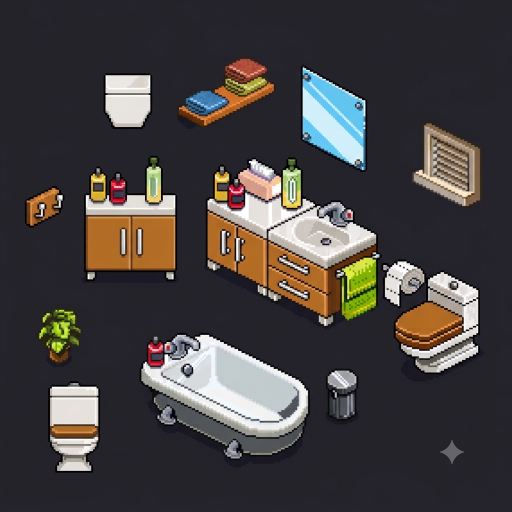
#> input picture client/assets-src/sheets/bathroom-sheet-1.png, 1024 x 1024 px (shown at 1/2 size)
$ python cut_bathroom.py
#> lines starting #> are read from the running program, lines starting #| are printed output that depends on the picture; after the words box and inside, x2 and y2 are one past the last pixel; in counts of white or black regions, pixels touching at a corner belong together
"""Cut the bathroom pieces from the two bathroom sheets.

    .venv-art/bin/python cut_bathroom.py   # needs Pillow, NumPy, SciPy

Unlike the furniture sheets these have a dark background (sheet 1 ~RGB
36,35,42; sheet 2 ~RGB 44,48,51) instead of transparency, so the background
is separated by colour distance instead of alpha. The black drop shadows
under the pieces never make it into the sprites: only the biggest
colour-distinct blob in each box is kept (like cut_furniture.py), and the
<=2px shadow remnants below a base average away when the crop is
downscaled. CUTS maps (sheet, name) -> (box, H, target) where H is the
on-screen height and target only picks the preview row; every piece goes
to public/assets/decor/bathroom/.
The sprite is pixelated to match the existing furniture: downscaled to
H/2 px tall, palette reduced to 20 colours, 1px dark outline, blown back
up x4 (saved at 2x display height).

Sheet 2's wall pieces grow beside the ✦ watermark, but none of them touch it.

Also writes ../sheets/bathroom-preview-2.png: the 6 new pieces on a
neutral grey, 3x, labelled (wall row top-aligned).
"""
import os

import numpy as np
from PIL import Image, ImageDraw
from scipy import ndimage as ndi

HERE = os.path.dirname(os.path.abspath(__file__))
OUT_FLOOR = os.path.join(HERE, "../../public/assets/decor/bathroom")
OUT_WALL = OUT_FLOOR
PREVIEW = os.path.join(HERE, "../sheets/bathroom-preview-2.png")
DIST_MIN = 28
OUTLINE = (61, 44, 41)

# sheet key -> (path, background colour)
SHEETS = {
    "1": (os.path.join(HERE, "../sheets/bathroom-sheet-1.png"), np.array([36, 35, 42])),
    "2": (os.path.join(HERE, "../sheets/bathroom-sheet-2.png"), np.array([44, 48, 51])),
}

# (sheet, name) -> ((left, top, right, bottom), on-screen height H, "bathroom"|"wall")
CUTS = [
    # sheet 1: the original 4 head-on pieces (unchanged)
    ("1", "cabinet_bottles", (170, 312, 352, 562), 100, "bathroom"),
    ("1", "hook_rack", (50, 372, 128, 455), 48, "wall"),
    ("1", "toilet_front", (96, 765, 200, 945), 74, "bathroom"),
    ("1", "trash_can", (652, 738, 716, 840), 46, "bathroom"),
    # sheet 2 wall
    ("2", "mirror_framed", (476, 93, 553, 197), 52, "wall"),
    ("2", "wall_lamp", (462, 12, 567, 88), 38, "wall"),
    ("2", "towel_rail", (584, 52, 722, 127), 38, "wall"),
    ("2", "towel_hook", (578, 148, 652, 216), 34, "wall"),
    ("2", "towel_shelf_wood", (740, 35, 870, 135), 50, "wall"),
    ("2", "water_heater", (920, 72, 997, 208), 68, "wall"),
]


def cut(sheet, box, bg):
    """Crop the box (+4px margin) and keep only the biggest blob, tightly trimmed."""
    left, top, right, bottom = box
    im = sheet.crop((left - 4, top - 4, right + 4, bottom + 4))
    a = np.asarray(im).copy()
    rgb = a[..., :3].astype(int)
    solid = np.sqrt(((rgb - bg) ** 2).sum(-1)) > DIST_MIN
    # Join the parts of one piece (thin gaps), then keep the biggest blob.
    joined = ndi.binary_fill_holes(ndi.binary_closing(solid, iterations=3))
    lab, n = ndi.label(joined)
    if n == 0:
        raise ValueError(f"nothing in {box}")
    sizes = ndi.sum(joined, lab, range(1, n + 1))
    keep = lab == (int(np.argmax(sizes)) + 1)
    out = a.copy()
    out[..., 3] = np.where(keep, 255, 0)
    out[~keep, :3] = 0
    ys, xs = np.nonzero(out[..., 3] > 8)
    out = out[ys.min() : ys.max() + 1, xs.min() : xs.max() + 1]
    return Image.fromarray(out)


def pixelize(img, h_display):
    """Match the existing furniture's look: H/2 px tall, 20 colours, outline, x4 upscale."""
    ph = h_display // 2
    w = round(img.width * ph / img.height)
    small = img.resize((w, ph), Image.LANCZOS)
    a = np.asarray(small)
    mask = a[..., 3] > 110
    rgb = np.asarray(
        Image.fromarray(np.ascontiguousarray(a[..., :3]))
        .quantize(20, method=Image.Quantize.MEDIANCUT, dither=Image.Dither.NONE)
        .convert("RGB")
    )
    # Pad 1px, then paint every pixel just outside the sprite with the outline colour.
    out = np.zeros((ph + 2, w + 2, 4), dtype=np.uint8)
    out[1:-1, 1:-1, :3] = rgb
    solid = np.zeros((ph + 2, w + 2), dtype=bool)
    solid[1:-1, 1:-1] = mask
    ring = ndi.binary_dilation(solid) & ~solid
    out[ring, :3] = OUTLINE
    keep = solid | ring
    out[..., 3] = np.where(keep, 255, 0)
    out[~keep, :3] = 0
    return Image.fromarray(out).resize(((w + 2) * 4, (ph + 2) * 4), Image.NEAREST)


FLOOR_PNGS = []
WALL_PNGS = [
    "mirror_framed", "wall_lamp", "towel_rail", "towel_hook",
    "towel_shelf_wood", "water_heater",
]


def preview():
    """The 6 new pieces at their pixel-grid size x3 on flat grey, with labels."""
    scale, pad, label_h = 3, 14, 10
    rows = []
    for names, folder, align in ((FLOOR_PNGS, "bathroom", "bottom"), (WALL_PNGS, "wall", "top")):
        if not names:
            continue
        imgs = []
        for n in names:
            im = Image.open(os.path.join(OUT_FLOOR if folder == "bathroom" else OUT_WALL, n + ".png"))
            imgs.append((n, im.resize((im.width // 4, im.height // 4), Image.NEAREST)))
        rows.append((imgs, align, max(im.height for _, im in imgs)))
    W = max(sum(im.width * scale for _, im in imgs) + pad * (len(imgs) + 1) for imgs, _, _ in rows)
    H = sum(rh * scale + pad * 2 + label_h for _, _, rh in rows)
    out = Image.new("RGBA", (W, H), (128, 128, 131, 255))
    d = ImageDraw.Draw(out)
    top = 0
    for imgs, align, rh in rows:
        x = pad
        for name, im in imgs:
            y = top + pad if align == "top" else top + pad + (rh - im.height) * scale
            big = im.resize((im.width * scale, im.height * scale), Image.NEAREST)
            out.paste(big, (x, y), big)
            d.text((x + im.width * scale // 2 - len(name) * 3, top + pad + rh * scale + 2), name, fill=(30, 30, 34, 255))
            x += im.width * scale + pad
        top += rh * scale + pad * 2 + label_h
    return out


def main():
    os.makedirs(OUT_FLOOR, exist_ok=True)
    os.makedirs(OUT_WALL, exist_ok=True)
    sheets = {k: Image.open(p).convert("RGBA") for k, (p, _) in SHEETS.items()}
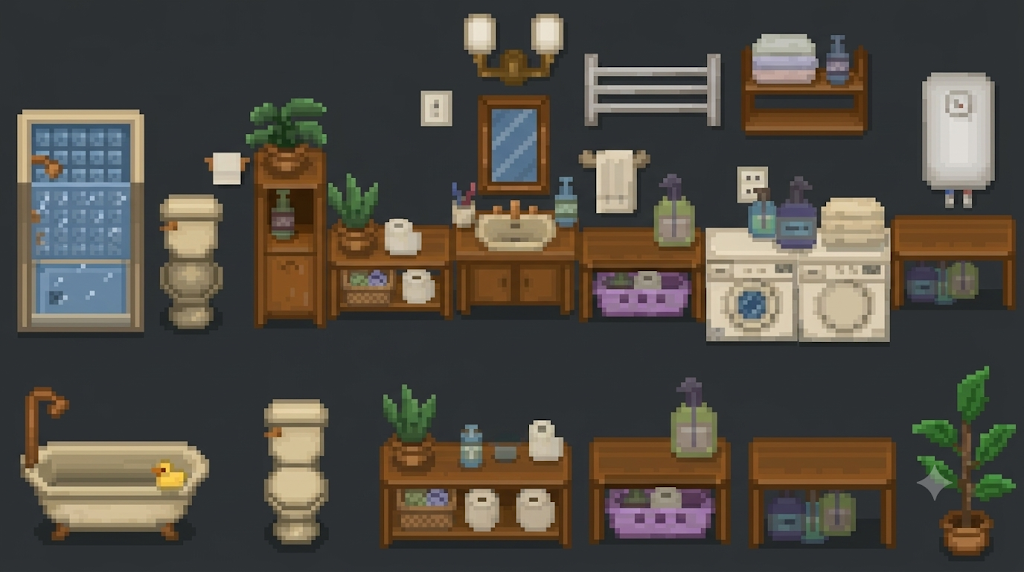
#> input picture client/assets-src/sheets/bathroom-sheet-2.png, 1024 x 572 px
#> sheets = 2 items
    for key, name, box, h_display, target in CUTS:
        out = os.path.join(OUT_WALL if target == "wall" else OUT_FLOOR, name + ".png")
        img = pixelize(cut(sheets[key], box, SHEETS[key][1]), h_display)
        img.save(out, optimize=True)
        print(f"{name}: {img.width}x{img.height} -> {os.path.relpath(out, HERE)}")
#> this loop made 10 passes
#> (n in cut, sizes in cut, ph in pixelize, w in pixelize) on passes 1 to 10: (1, [35239], 50, 37), (1, [4463], 24, 23), (1, [16607], 37, 21), (1, [5828], 23, 14), (1, [7263], 26, 19), (1, [4341], 19, 26), (1, [7279], 19, 36), (2, [3175, 10], 17, 19), (1, [11730], 25, 32), (1, [8957], 34, 19)
#> pass 1, in cut, `im = sheet.crop((left - 4, top - 4, right + 4, bottom + 4))`:
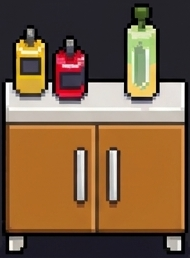
#> im: PIL image 190x258 RGBA; mean R, G, B, A 121.6, 92.6, 64.8, 255
#> pass 1, in cut, `solid = np.sqrt(((rgb - bg) ** 2).sum(-1)) > DIST_MIN`:
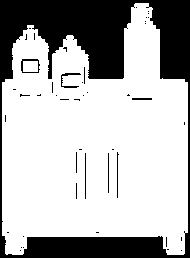
#> solid: shape (258, 190) bool; 70.9% white; 46 black regions (38 under 20 px), largest, box (x1, y1, x2, y2) and area: (0, 0, 190, 258) 13727, (21, 59, 40, 73) 85, (61, 73, 81, 88) 85
#> pass 1, in cut, `joined = ndi.binary_fill_holes(ndi.binary_closing(solid, iterations=3))`:
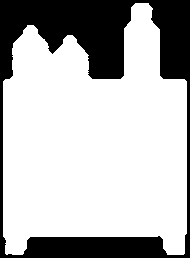
#> joined: shape (258, 190) bool; 71.9% white; 1 black region, box (x1, y1, x2, y2) and area: (0, 0, 190, 258) 13781
#> after the loop:
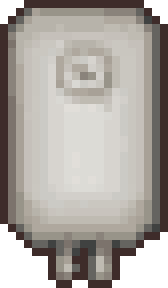
#> img: PIL image 84x144 RGBA (shown 2 times larger); mean R, G, B, A 145.4, 140.1, 134.7, 227.3; transparent parts drawn white
    pv = preview()
#> after the loop in preview, `for imgs, align, rh in rows:`:
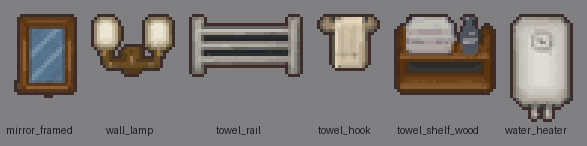
#> out: PIL image 587x146 RGBA; mean R, G, B, A 124.5, 120.2, 118.1, 255
    pv.save(PREVIEW)
    print(f"preview: {pv.size[0]}x{pv.size[1]} -> {os.path.relpath(PREVIEW, HERE)}")
#| preview: 587x146 -> ../sheets/bathroom-preview-2.png


if __name__ == "__main__":
    main()
